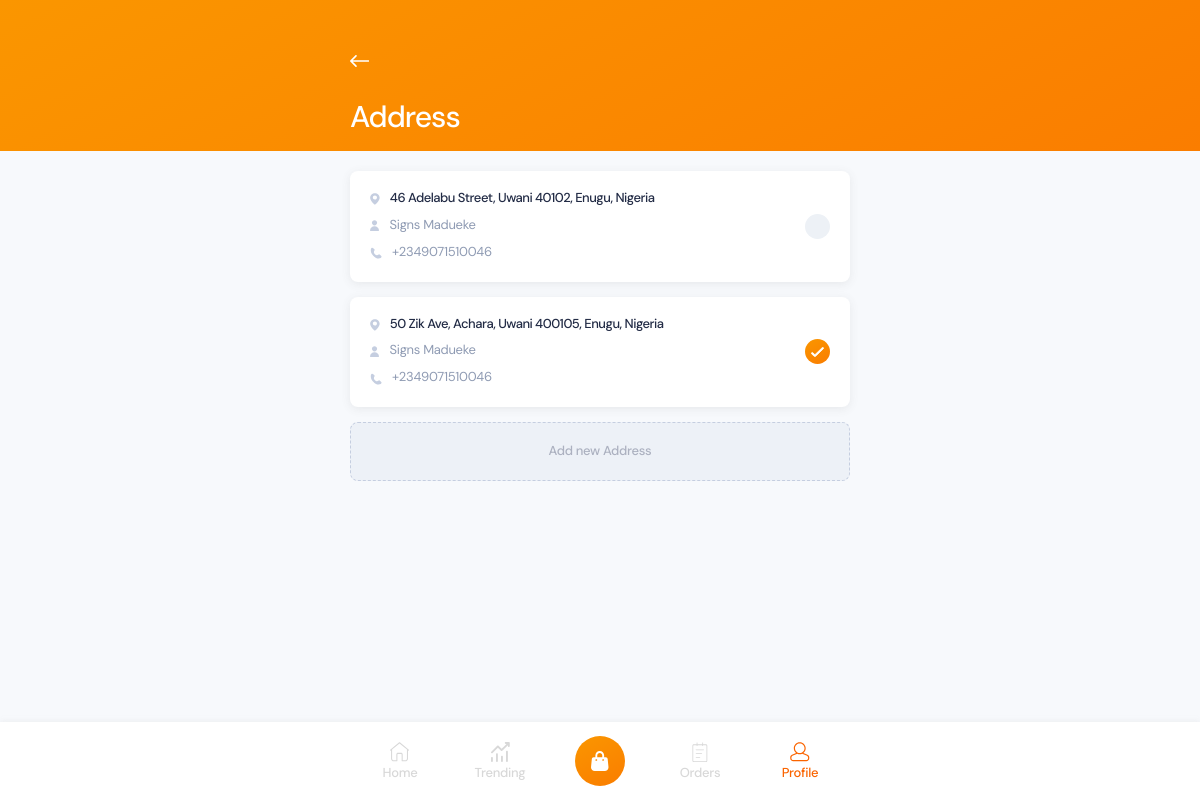
Screenshot of /address.php (signed in) with the database file from the repository.
### tables this page shows
CREATE TABLE `location` (
  `location_id` int(11) NOT NULL,
  `user_id` varchar(250) NOT NULL,
  `address` text NOT NULL,
  `city` varchar(250) NOT NULL,
  `zip` varchar(250) NOT NULL,
  `state` varchar(250) NOT NULL,
  `country` varchar(250) NOT NULL,
  `delivery_note` varchar(250) NOT NULL,
  `phone` varchar(250) NOT NULL,
  `location_status` varchar(250) NOT NULL
);

CREATE TABLE `users` (
  `user_id` int(11) NOT NULL,
  `fullname` varchar(250) NOT NULL,
  `email` varchar(250) NOT NULL,
  `password` varchar(250) NOT NULL,
  `reset` varchar(250) DEFAULT NULL
);

### include/function4user.php (called while the page is built, shortened)
<?php
$link = mysqli_connect(HOST, USER, PASSWORD, DATABASE);
function fetch_userAndAddress($user_id)
{
    global $link;
    $sql = "SELECT * FROM location WHERE user_id = '$user_id'";
    $query = mysqli_query($link, $sql);
    $posts = [];
    if (mysqli_num_rows($query) > 0) {
        while ($row = mysqli_fetch_assoc($query)) {
            $posts[] = $row;
        }
        return $posts;
    }
    return false;
}
function fetch_user($user_id)
{
    global $link;
    $sql = "SELECT users.*, location.* FROM users
    INNER JOIN location ON users.user_id = location.user_id
    WHERE users.user_id = '$user_id' AND location.location_status = 'active'";
    $query = mysqli_query($link, $sql);
    $row = mysqli_fetch_assoc($query);
    return $row;
}

### address.php (the view, shortened to what this page needs)
<?php
require 'include/function4user.php';
if (isset($_SESSION['user_id'])) {
	$user_id = $_SESSION['user_id'];
	$result = fetch_user($user_id);
	extract($result);
}
?>
<!DOCTYPE html>
<html lang="en">
<head>
	<link rel="stylesheet" href="assets/css/styles.css" />
	<link rel="stylesheet" href="assets/css/flickity.css">
</head>
<body id="address-page" class="container with-bottom-menu bg-offwhite">
	<section id="header" class="header-primary">
		<div class="header-actions constrain">
			<a href="#" onclick="history.back()" class="back link">
			</a>
		</div>
		<h1 class="constrain">Address</h1>
	</section>
	<section id="delivery-address">
		<form action="" class="addresses constrain">
			<?php
			$response = fetch_userAndAddress($user_id);
			if ($response) {
				foreach ($response as $row) {
					extract($row)
			?>
					<div class="address">
						<div class="details">
							<h5 class="location-address">
								<span><?php echo $address . ", " . $city . " " . $zip . ", " . $state . ", " . $country; ?></span>
							</h5>
							<p class="name">
								<span><?php echo $fullname; ?></span>
							</p>
							<p class="phone">
								<span><?php echo $phone ?></span>
							</p>
						</div>
						<label class="radio">
							<span class="check"></span>
						</label>
					</div>
			<?php }
			} ?>
			<a href="add-new-address" class="btn">Add new Address</a>
		</form>
	</section>
	<section id="bottom-menu">
		<div class="menu-links constrain">
			<a href="index" style="padding: 20px 10px;" class="link link-secondary">
				<span>Home</span>
			</a>
			<a href="trending" style="padding: 20px 10px;" class="link link-secondary">
				<span>Trending</span>
			</a>
			<a href="cart" style="padding: 15px;" class="link link-secondary">
			</a>
			<a href="orders" style="padding: 20px 10px;" class="link link-secondary">
				<span>Orders</span>
			</a>
			<a href="profile" style="padding: 20px 10px;" class="link link-secondary active">
				<span>Profile</span>
			</a>
		</div>
	</section>
</body>
</html>

### rows the page displays
location: address "46 Adelabu Street", city "Uwani", zip "40102", state "Enugu", country "Nigeria", user.fullname "Signs Madueke", phone "+2349071510046"
location: address "50 Zik Ave, Achara", city "Uwani", zip "400105", state "Enugu", country "Nigeria", user.fullname "Signs Madueke", phone "+2349071510046"
